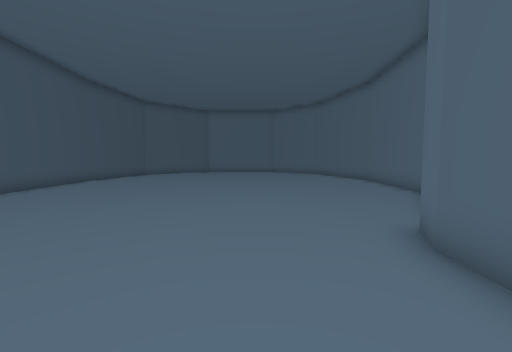
View 1 (above)

13 first-person views from a walk through a scene from a Unity 3-D project. The camera is 1.3 m above the floor, tilts 4° down and sees 90° across. The floor is counted in squares, 1 m on a side. Each view is taken from the middle of a square. On the plan, view 1 faces up. The plan holds only what a view shows up to about 13 squares ahead; the rest is blank. The place goes on beyond the plan. The player character is not drawn.

View 2
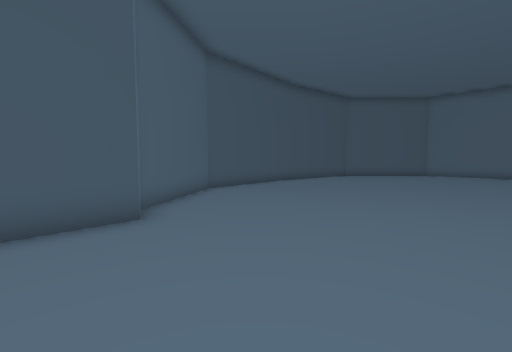

View 3
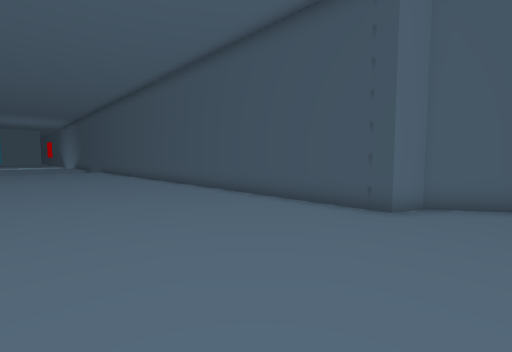

View 4
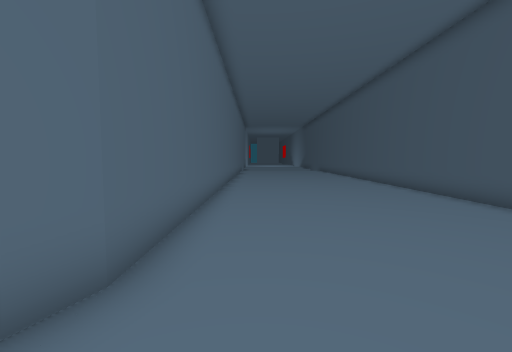

View 5
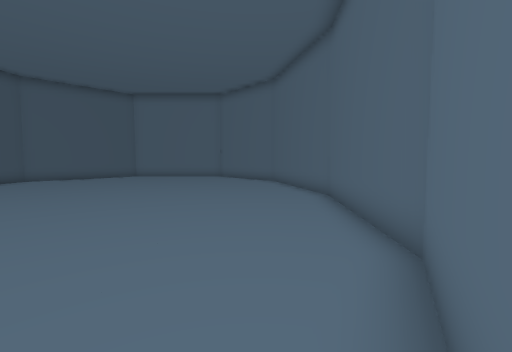

View 6
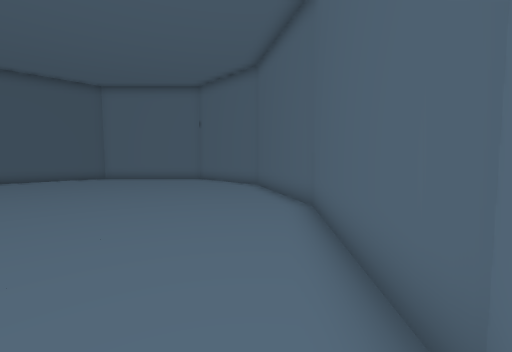

View 7
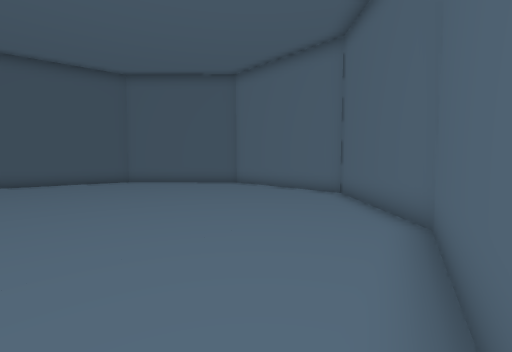

View 8
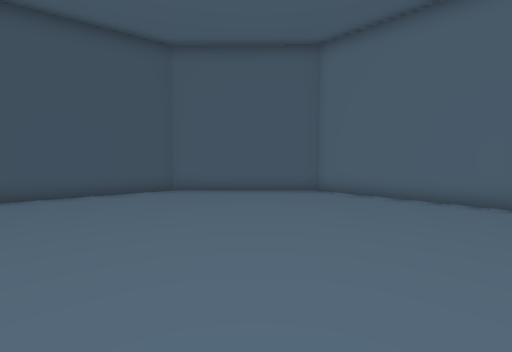

View 9
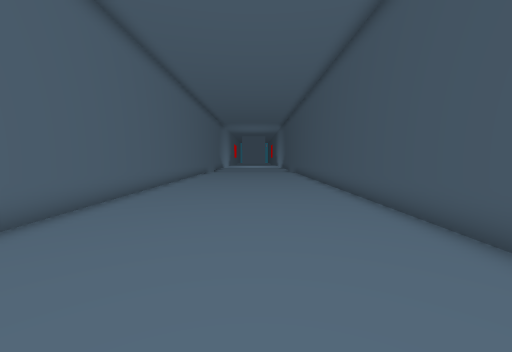

View 10
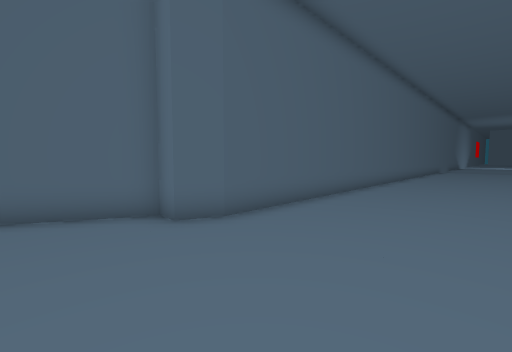

View 11
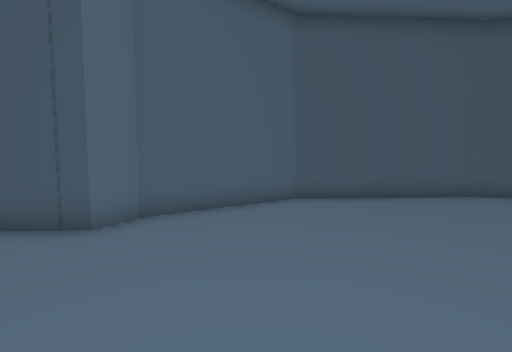

View 12
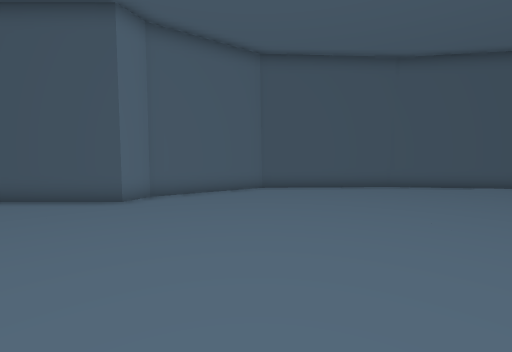

View 13
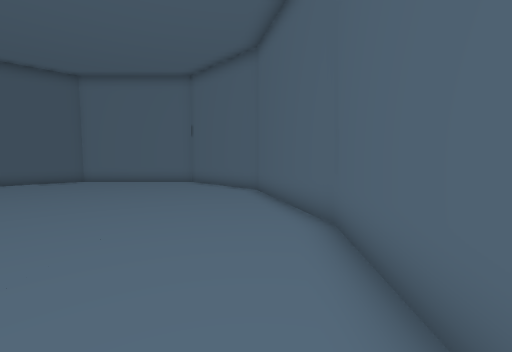

### Floor plan
Points are (right, up) in squares from view 1. A wall is a line through its corners. A room is listed if a view was taken in it or the views show most of it. See-through windows are left out.
Room 1 (views 1, 2, 3, 4, 5, 6, 7, 8, 9, 10, 11, 12, 13)
walls: (-5.5, 3.6) (-5.5, -10.1); (3.6, 4.4) (6.1, 9.2) (6.5, 14.9) (5, 20.4) (1.5, 23.9) (-4.4, 23.9) (-8.6, 19.9) (-9.5, 14); (-9.5, 14.2) (-9.1, 8.3) (-6.5, 4.4); (2.5, -10.1) (2.5, 3.5)
objects: other object (-6, 4); other object (3, 4)

Positions as (right, up) in squares from view 1, and headings:
1: (0, 0), facing up
2: (0, 2), facing up-left
3: (1, 6), facing down-left
4: (1, 6), facing down
5: (4, 6), facing up
6: (5, 8), facing up
7: (6, 15), facing up-left
8: (1, 15), facing up-left
9: (-2, 3), facing down
10: (-2, 7), facing down-right
11: (-1, 7), facing left
12: (2, 8), facing left
13: (5, 10), facing up
